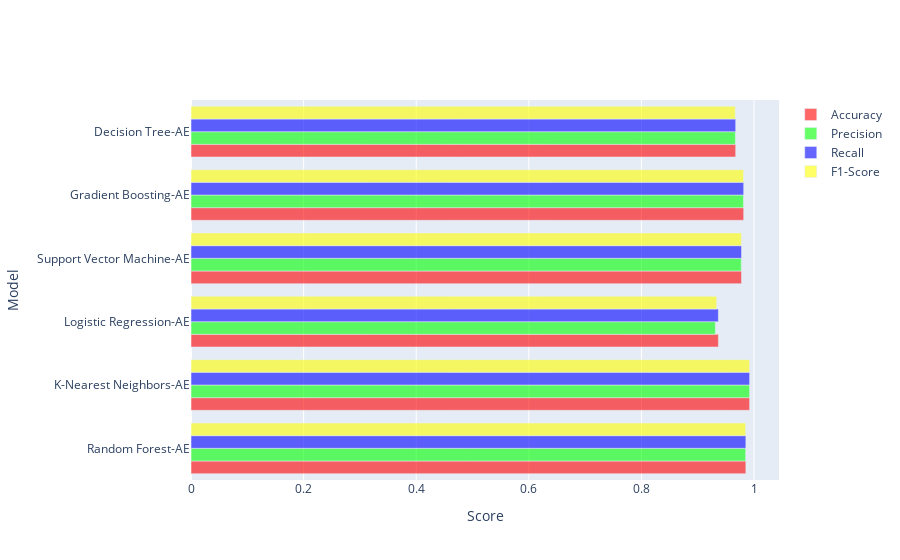

This figure's notebook cell:
### Code cell
import plotly.graph_objects as go

models = ['Random Forest-AE', 'K-Nearest Neighbors-AE', 'Logistic Regression-AE', 'Support Vector Machine-AE', 'Gradient Boosting-AE', 'Decision Tree-AE']
accuracy = [rf_accuracy, knn_accuracy, lr_accuracy, svm_accuracy, gb_accuracy, dt_accuracy]
recall = [rf_recall, knn_recall, lr_recall, svm_recall, gb_recall, dt_recall]
precision = [rf_precision, knn_precision, lr_precision, svm_precision, gb_precision, dt_precision]
f1_score = [rf_f1, knn_f1, lr_f1, svm_f1, gb_f1, dt_f1]

# Create trace for each metric
trace_accuracy = go.Bar(
    y=models,
    x=accuracy,
    name='Accuracy',
    orientation='h',
    marker=dict(color='rgba(255, 0, 0, 0.6)')
)

trace_precision = go.Bar(
    y=models,
    x=precision,
    name='Precision',
    orientation='h',
    marker=dict(color='rgba(0, 255, 0, 0.6)')
)

trace_recall = go.Bar(
    y=models,
    x=recall,
    name='Recall',
    orientation='h',
    marker=dict(color='rgba(0, 0, 255, 0.6)')
)

trace_f1 = go.Bar(
    y=models,
    x=f1_score,
    name='F1-Score',
    orientation='h',
    marker=dict(color='rgba(255, 255, 0, 0.6)')
)

# Create layout
layout = dict(barmode='group',
              yaxis=dict(title='Model'),
              xaxis=dict(title='Score'))

# Create figure
fig = go.Figure(data=[trace_accuracy, trace_precision, trace_recall, trace_f1], layout=layout)

# Show the plot
fig.show()

### Figure 1 — Plotly figure (JSON) as saved in the notebook; plotly's stock layout.template omitted (floating-point values rounded to 4 significant figures)
{"data": [{"marker": {"color": "rgba(255, 0, 0, 0.6)"}, "name": "Accuracy", "orientation": "h", "type": "bar", "x": [0.9854, 0.9921, 0.9366, 0.9777, 0.9816, 0.9674], "y": ["Random Forest-AE", "K-Nearest Neighbors-AE", "Logistic Regression-AE", "Support Vector Machine-AE", "Gradient Boosting-AE", "Decision Tree-AE"]}, {"marker": {"color": "rgba(0, 255, 0, 0.6)"}, "name": "Precision", "orientation": "h", "type": "bar", "x": [0.9851, 0.992, 0.9313, 0.9773, 0.9812, 0.9669], "y": ["Random Forest-AE", "K-Nearest Neighbors-AE", "Logistic Regression-AE", "Support Vector Machine-AE", "Gradient Boosting-AE", "Decision Tree-AE"]}, {"marker": {"color": "rgba(0, 0, 255, 0.6)"}, "name": "Recall", "orientation": "h", "type": "bar", "x": [0.9854, 0.9921, 0.9366, 0.9777, 0.9816, 0.9674], "y": ["Random Forest-AE", "K-Nearest Neighbors-AE", "Logistic Regression-AE", "Support Vector Machine-AE", "Gradient Boosting-AE", "Decision Tree-AE"]}, {"marker": {"color": "rgba(255, 255, 0, 0.6)"}, "name": "F1-Score", "orientation": "h", "type": "bar", "x": [0.9851, 0.9921, 0.9336, 0.9775, 0.9813, 0.9666], "y": ["Random Forest-AE", "K-Nearest Neighbors-AE", "Logistic Regression-AE", "Support Vector Machine-AE", "Gradient Boosting-AE", "Decision Tree-AE"]}], "layout": {"barmode": "group", "xaxis": {"title": {"text": "Score"}}, "yaxis": {"title": {"text": "Model"}}}}
